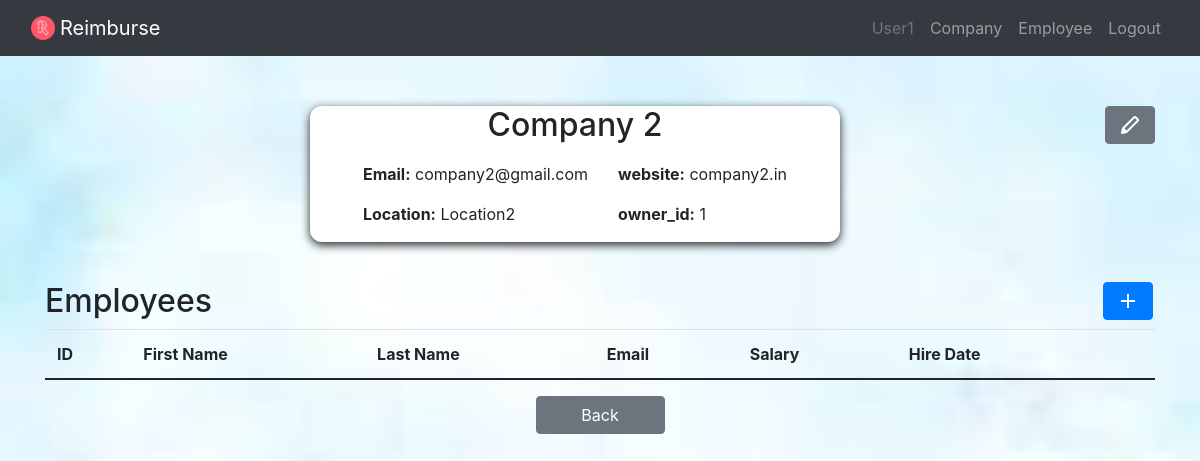
The app's page /company/2 (signed in), older data.
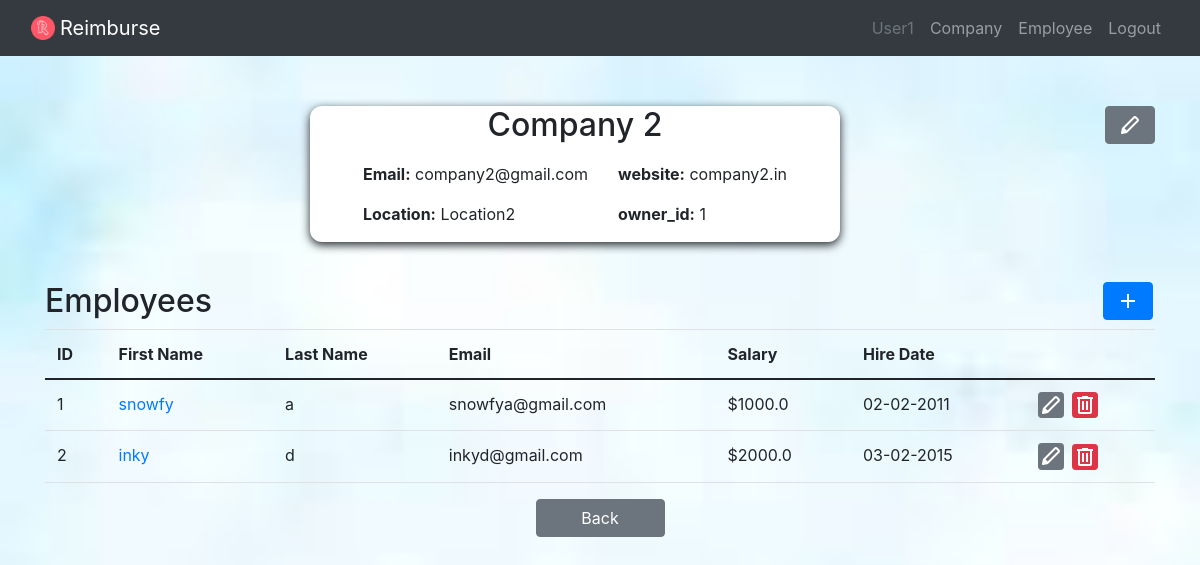
The same page, newer data.
### website/models.py (models this page shows)
class Employee(db.Model):
    id = db.Column(db.Integer, primary_key=True)
    first_name = db.Column(db.String(100), nullable=False)
    last_name = db.Column(db.String(100), nullable=False)
    email = db.Column(db.String(120), nullable=False, unique=True)
    salary = db.Column(db.Float, nullable=True)
    hire_date = db.Column(db.Date, nullable=False)
    employee_number=db.Column(db.Integer,nullable=False)
    company_id = db.Column(db.Integer, db.ForeignKey('company.id'), nullable=False)

### website/views.py (the view)
@views.route('/company/<int:company_id>')
@login_required
def company_details(company_id):
    company=Company.query.get_or_404(company_id)
    return render_template('company_details.html',company=company,user=current_user,company_id=company_id)

### website/__init__.py (called while the page is built)
def create_app():
    app = Flask(__name__)
    app.config['SECRET_KEY']="helloworld"
    app.config['SQLALCHEMY_DATABASE_URI'] = f'sqlite:///{DB_NAME}'
    db.init_app(app)
    from .views import views
    from .auth import auth
    app.register_blueprint(views, url_prefix="/")
    app.register_blueprint(auth, url_prefix="/")
    from .models import User
    app.config['UPLOAD_FOLDER'] = UPLOAD_FOLDER
    create_database(app)
    login_manager = LoginManager()
    login_manager.login_view ="auth.login"
    login_manager.init_app(app)
    @login_manager.user_loader
    def load_user(id):
        return User.query.get(int(id))
    return app

### website/templates/company_details.html (shortened to what this page needs)
{% extends 'base.html' %}
{% block content %}
<div style="padding-top: 50px;">
    <div style="float:right; border-radius: 12px;"> <a href="{{url_for('views.edit_company',company_id=company.id)}}"
            class="btn btn-secondary " style="line-height: 0 !important;"><span class="material-symbols-outlined">
            </span></a>
    </div>
    <div style="display: flex;justify-content: center;align-items: center;">
        <div class="card">
            <h2>{{ company.name }}</h2>
            <div style="display: flex;gap: 30px;padding-top: 10px;">
                <div>
                    <p><strong>Email:</strong> {{ company.email }}</p>
                    <p><strong>Location:</strong> {{ company.location }}</p>
                </div>
                <div>
                    <p><strong>website:</strong> {{ company.website }}</p>
                    <p><strong>owner_id:</strong> {{ company.user_id }}</p>
                </div>
            </div>
        </div>
    </div>
</div>
<div style="padding-top: 40px;">
    <div style="display: flex;justify-content: space-between;">
        <div>
            <h2>Employees</h2>
        </div>
        <div>
            <div style="float:right;padding-right: 2px;"> <a
                    href="{{url_for('views.add_employee',company_id=company_id)}}" class="btn btn-primary"
                    style="line-height: 0 !important;"><span class="material-symbols-outlined">
                    </span> </a>
            </div>
        </div>
    </div>
    <table class="table">
        <thead>
            <tr>
                <th>ID</th>
                <th>First Name</th>
                <th>Last Name</th>
                <th>Email</th>
                <th>Salary</th>
                <th>Hire Date</th>
                <th></th>
            </tr>
        </thead>
        <tbody>
            {% for employee in company.employees %}
            <tr>
                <td>{{
                    employee.employee_number }}</td>
                <td><a href="{{ url_for('views.employee_reimbursements', employee_id=employee.id) }}">{{
                        employee.first_name }}</a></td>
                <td>{{ employee.last_name }}</td>
                <td>{{ employee.email }}</td>
                <td>${{ employee.salary }}</td>
                <td>{{ employee.hire_date.strftime('%d-%m-%Y') }}</td>
                <td>
                    <div class="d-flex">
                        <a href="{{ url_for('views.edit_employee', company_id=company.id, employee_id=employee.id) }}"
                            class="btn btn-secondary btn-sm p-0 me-2" style="line-height: 0 !important;"><span
                                class="material-symbols-outlined">
                            </span></a>
                        <form method="POST"
                            action="{{ url_for('views.delete_employee', company_id=company.id, employee_id=employee.id) }}"
                            onsubmit="return confirm('Are you sure you want to delete this employee?');">
                            <button type="submit" class="btn btn-danger btn-sm p-0 " style="line-height: 0;"><span
                                    class="material-symbols-outlined">
                                </span></button>
                        </form>
                    </div>
                </td>
            </tr>
            {% endfor %}
        </tbody>
    </table>
</div>
<div style="display: flex;justify-content: center;align-items: center;">
    <a href="/">
        <button type="button" class="btn btn-secondary" style="justify-content: center; width: 129px;">Back</button>
</div>
{% endblock %}

Row changes from the older to the newer data that the page shows:
added Employee: employee_number "1", first_name "snowfy", last_name "a", email "snowfya@gmail.com", salary "1000.0", hire_date "02-02-2011"
added Employee: employee_number "2", first_name "inky", last_name "d", email "inkyd@gmail.com", salary "2000.0", hire_date "03-02-2015"
